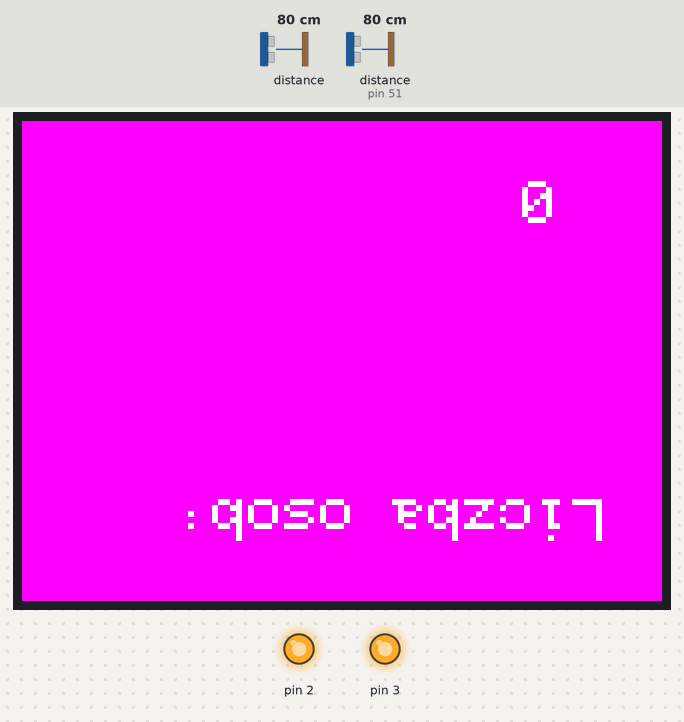
A sketch run on a simulated Arduino Uno, built for the host (arithmetic inside an expression is 32-bit, double 64-bit). Parts: 320×240 colour display, output pins drawn as LEDs (lit = HIGH). The inputs (shaded band) are chosen by the test bench; at power-on: distance to the obstacle 80 cm, distance to the obstacle (sensor on pin 51) 80 cm. What the sketch prints to the serial monitor is not drawn.

Above: at 1.6 s.
1.7 s: distance to the obstacle (sensor 0) set to 2 cm
Timing chart, 0 to 4.7 s (numbered marks = the images above; inputs shaded):
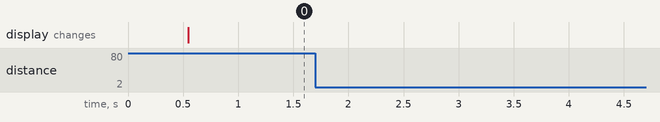

Measured:
- after the input at 1.7 s, every drawn part: stays the same

The sketch:

Counter.ino
```cpp
#include <Adafruit_ILI9341.h>
#include <Adafruit_GFX.h>
#include <Wire.h>
#include <VL53L1X.h>
VL53L1X sensor;
VL53L1X sensor2;
int Czujnik1 = 0;
int Czujnik2 = 0;
bool czujnik1 = false;
bool czujnik2 = false;
int i = 0;

Adafruit_ILI9341 tft = Adafruit_ILI9341(6, 7, 8, 9, 5, 10);


void setup()
{
  pinMode(2, OUTPUT);
  pinMode(3, OUTPUT);
  digitalWrite(2, LOW);
  digitalWrite(3, LOW);

  Wire.begin();
  Wire.beginTransmission(0x29);
  Serial.begin(9600);
  tft.begin();
  tft.fillScreen(ILI9341_MAGENTA);
  tft.setCursor(30, 30);
  tft.setTextSize(3);
  tft.setRotation(1);
  tft.println("Liczba osob:");

  digitalWrite(3, HIGH);
  sensor2.init();
  Serial.println("01");
  sensor2.setAddress(0x33);
  digitalWrite(2, HIGH);
  Serial.println("02");
  sensor.init();

  sensor.setROISize(4, 4);
  sensor.setDistanceMode(VL53L1X::Long);
  sensor.setMeasurementTimingBudget(35000);
  sensor.startContinuous(15);
  sensor.setTimeout(35);
  sensor2.setROISize(4, 4);
  sensor2.setDistanceMode(VL53L1X::Long);
  sensor2.setMeasurementTimingBudget(35000);
  sensor2.startContinuous(15);
  sensor2.setTimeout(35);

  delay(150);
  Serial.println("addresses set");
  Serial.println ("I2C scanner. Scanning ...");
  byte count = 0;
  for (byte i = 1; i < 120; i++)
  {
    Wire.beginTransmission (i);
    if (Wire.endTransmission () == 0)
    {
      Serial.print ("Found address: ");
      Serial.print (i, DEC);
      Serial.print (" (0x");
      Serial.print (i, HEX);
      Serial.println (")");
      count++;
      delay (1);
    }
  }
  Serial.println ("Done.");
  Serial.print ("Found ");
  Serial.print (count, DEC);
  Serial.println (" device(s).");
}

void displayEntries()
{
  tft.setCursor(250, 30);
  tft.setTextSize(3);
  tft.setRotation(3);
  tft.setTextColor(ILI9341_WHITE, ILI9341_MAGENTA);
  tft.println(i);
}

void loop()
{
  sensor.read();
  if (sensor.read() < 250) Czujnik1 = 1;
  else Czujnik1 = 0;

  sensor2.read();
  if (sensor2.read() < 250) Czujnik2 = 1;
  else Czujnik2 = 0;


  if (Czujnik1 == 1 && Czujnik2 == 0)
  {
    if (czujnik2 == true)
    {
      if ( i > 0)
      {
        --i;
      }
      czujnik1 = false;
      czujnik2 = false;
      Serial.print("Wczesniej wykryty byl czujnik2, inkrementacja i: ");
      Serial.println(i);
    }
    else
    {
      czujnik1 = true;
      Serial.println("Ustawienie flagi czujnika 1");
    }
  }
  else if (Czujnik1 == 0 && Czujnik2 == 1)
  {
    if (czujnik1 == true)
    {
      if (i < 100)
      {
        ++i;
      }
      czujnik1 = false;
      czujnik2 = false;
      Serial.print("Wczesniej wykryty byl czujnik1, dekrementacja i: ");
      Serial.println(i);
    }
    else
    {
      czujnik2 = true;
      Serial.println("Ustawienie flagi czujnika 2");
    }
  }
  else if (Czujnik1 == 0 && Czujnik2 == 0)
  {
    czujnik1 = false;
    czujnik2 = false;
  }

  displayEntries();

  Serial.print("Czujnik1: ");
  Serial.print(Czujnik1);
  Serial.print("   Czujnik2: ");
  Serial.println(Czujnik2);
}
```
